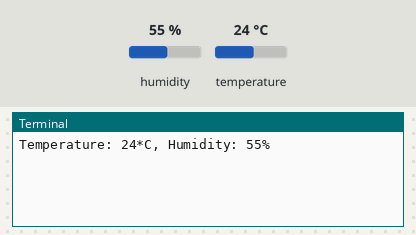
This program was run on a simulated Raspberry Pi (BCM pin numbers). On the bench: the last lines printed to the terminal. The test bench sets the inputs (shaded band); at power-on: humidity 55 %, temperature 24 °C.

Above: at 1.2 s.
1.3 s: humidity set to 22 %
At 4.3 s:
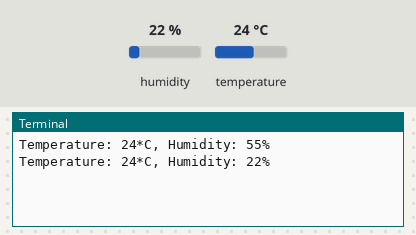
4.7 s: temperature set to 12 °C
At 6.1 s:
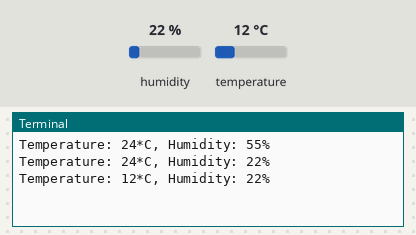
8.1 s: humidity set to 40 %
At 8.9 s:
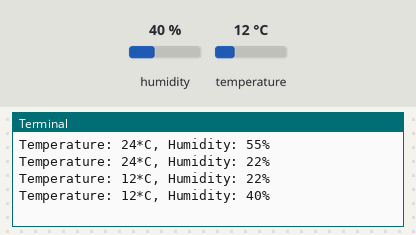
Timing chart, 0 to 11.1 s (numbered marks = the images above; inputs shaded):
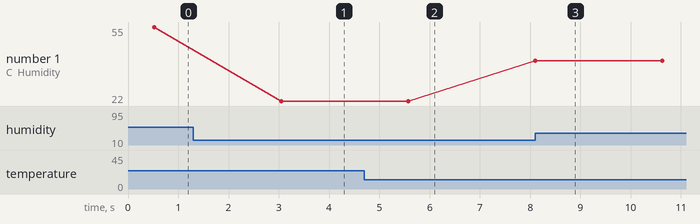

The program:

DHT11.py
```python
import time
import sys
import Adafruit_DHT as dht
# Data capture and upload interval in seconds. Less interval will eventually hang the DHT22.
INTERVAL=2
while True:
    humidity,temperature = dht.read_retry(dht.DHT11, 4)
    if humidity is not None and temperature is not None:
        humidity = round(humidity, 2)
        temperature = round(temperature, 2)
        print(u"Temperature: {:g}*C, Humidity: {:g}%".format(temperature, humidity))
    else:
        print "Failed to get reading. Try again!"
    time.sleep(INTERVAL)
```

Measured:
- after the input at 1.3 s, the terminal: prints a new line after 1.8 s (image 1)
- after the input at 4.7 s, the terminal: prints a new line after 0.88 s (image 2)
- after the input at 8.1 s, the terminal: prints a new line at once (image 3)
- plotted number 1: 55 → 22 after the input at 1.3 s, 22 → 40 after the input at 8.1 s
